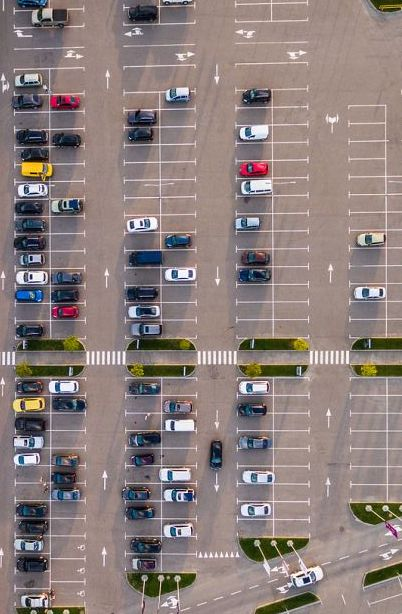
#> input picture test_images/test1.jpg, 402 x 614 px; its folder holds only this picture in this run
$ python identifyps.py
#> lines starting #> are read from the running program, lines starting #| are printed output that depends on the picture; after the words box and inside, x2 and y2 are one past the last pixel; in counts of white or black regions, pixels touching at a corner belong together
#[AUTHOR: RAHUL MEHTA]
#[ALPHA VERSION: JUNE 1, 2020]
#[ACKNOWLEDGEMENTS:]
    #[UNDERLYING FRAMEWORK PROVIDED BY PRIYA DWIVEDI]
    #[HER CORRESPONDING ARTICLE: https://towardsdatascience.com/find-where-to-park-in-real-time-using-opencv-and-tensorflow-4307a4c3da03]
#-----------------------------------------

#[PACKAGE IMPORTS]
from __future__ import division
import matplotlib.pyplot as plt
import cv2
import os, glob
import numpy as np
import pickle
import operator

#[PRE-PROCESSING DIRECTIVES]
cwd = os.getcwd()

#[HELPER FUNCTION TO DISPLAY IMAGES BEFORE/AFTER PROCESSING]
def show_images(images, cmap = None):
    cols = 2
    rows = (len(images)+1)
    plt.figure(figsize=(15,12))
    for i, image in enumerate(images):
            plt.subplot(rows, cols, i+1)
            cmap = 'gray' if len(image.shape)==2 else cmap
            plt.imshow(image, cmap=cmap)
            plt.xticks([])
            plt.yticks([])
    plt.tight_layout(pad=0, h_pad=0, w_pad=0)
    plt.show()
test_images = [plt.imread(path) for path in glob.glob('test_images/*.jpg')]
#> test_images = 1 item
show_images(test_images)
#> in show_images, `rows = (len(images)+1)`: rows = 2
#> the loop in show_images, `for i, image in enumerate(images):` made 1 pass

#[GENERAL COMMENT: OPENCV LIBRARY USED TO SOLVE IMAGE PROCESSING ISSUES]
#[SPECIFICS: IMAGE MASKING USED TO EMPHASIZE IMAGE CONTRAST FOR LATER DATA PROCESSING]
def select_rgb(image):
    lower = np.uint8([120,120,120])
    upper = np.uint8([255,255,255])
    white_mask = cv2.inRange(image, lower, upper)
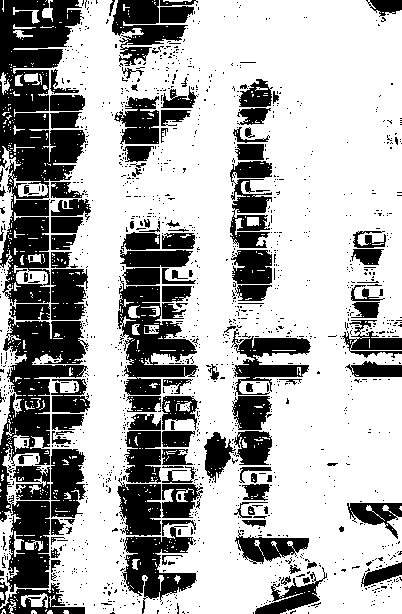
#> white_mask: shape (614, 402); 67.3% white; 1386 black regions (1254 under 20 px), largest, box (x1, y1, x2, y2) and area: (0, 0, 86, 305) 13700, (0, 318, 89, 592) 9700, (118, 276, 198, 395) 4472
#> image is the input picture: shape (614, 402, 3); mean R, G, B 139.9, 126.6, 124.1
    lower = np.uint8([190,190,0])
    upper = np.uint8([255,255,255])
    yellow_mask = cv2.inRange(image, lower, upper)
#> yellow_mask: shape (614, 402); 4.9% white; 941 white regions (789 under 20 px), largest, box (x1, y1, x2, y2) and area: (291, 547, 323, 586) 310, (355, 283, 402, 336) 271, (160, 468, 190, 481) 248
    mask = cv2.bitwise_or(white_mask, yellow_mask)
#> mask: shape (614, 402); 67.4% white; 1386 black regions (1253 under 20 px), largest, box (x1, y1, x2, y2) and area: (0, 0, 86, 305) 13496, (0, 318, 89, 592) 9629, (118, 276, 198, 395) 4472
    masked = cv2.bitwise_and(image, image, mask = mask)
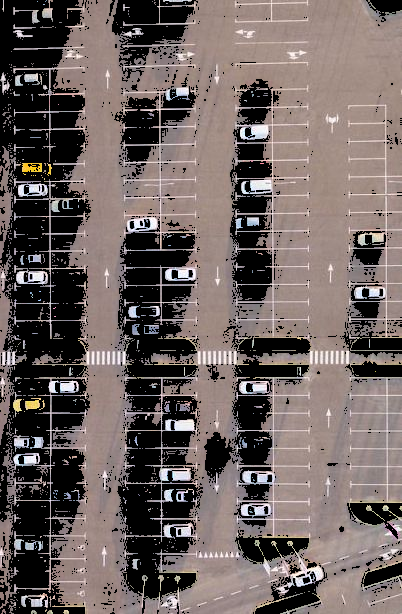
#> masked: shape (614, 402, 3); mean R, G, B 109.3, 98.1, 95.6
    return masked

white_yellow_images = list(map(select_rgb, test_images))
#> white_yellow_images = 1 item
show_images(white_yellow_images)
#> the loop in show_images (call 2), `for i, image in enumerate(images):` made 1 pass

def convert_gray_scale(image):
    return cv2.cvtColor(image, cv2.COLOR_RGB2GRAY)

gray_images = list(map(convert_gray_scale, white_yellow_images))
#> gray_images = 1 item
show_images(gray_images)

def detect_edges(image, low_threshold=50, high_threshold=200):
#> called with low_threshold = 50, high_threshold = 200
    return cv2.Canny(image, low_threshold, high_threshold)
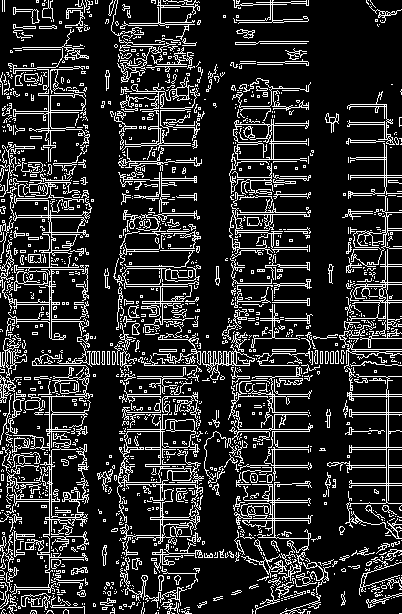
#> returned value: shape (614, 402); 16.7% white in thin lines or dots

edge_images = list(map(lambda image: detect_edges(image), gray_images))
#> edge_images = 1 item
show_images(edge_images)

#[OVERARCHING FUNCTION TO REMOVE EDGE/BACKGROUND NOISE]
def filter_region(image, vertices):
    mask = np.zeros_like(image)
    if (len(mask.shape) == 2):
        cv2.fillPoly(mask, vertices, 255)
    else:
        cv2.fillPoly(mask, vertices, (255,)*mask.shape[2])
    return cv2.bitwise_and(image, mask)

#[CREATING POLYGON FOR PARKING LOT]
def select_region(image):
     rows, cols = image.shape[:2]
#> rows = 614; cols = 402
     pt_1  = [cols*0.05, rows*0.90]
#> pt_1 = [20.1, 552.6]
     pt_2 = [cols*0.05, rows*0.70]
#> pt_2 = [20.1, 429.8]
     pt_3 = [cols*0.30, rows*0.55]
#> pt_3 = [120.6, 337.7]
     pt_4 = [cols*0.6, rows*0.15]
#> pt_4 = [241.2, 92.1]
     pt_5 = [cols*0.90, rows*0.15]
#> pt_5 = [361.8, 92.1]
     pt_6 = [cols*0.90, rows*0.90]
#> pt_6 = [361.8, 552.6]
     vertices = np.array([[pt_1, pt_2, pt_3, pt_4, pt_5, pt_6]], dtype=np.int32)
     return filter_region(image, vertices)
#> in filter_region, `cv2.fillPoly(mask, vertices, 255)`:
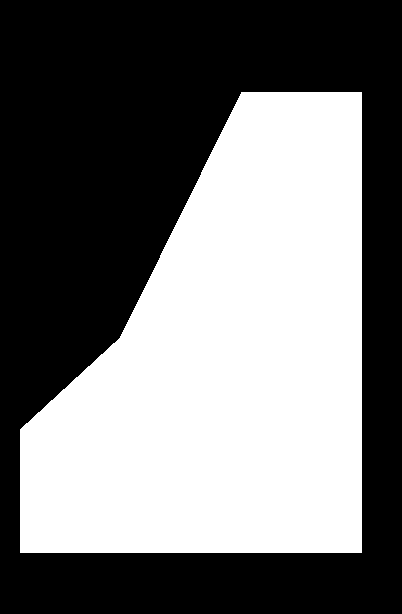
#> mask: shape (614, 402); 46% white; 1 white region, box (x1, y1, x2, y2) and area: (20, 92, 362, 553) 113633
#> in filter_region, `return cv2.bitwise_and(image, mask)`:
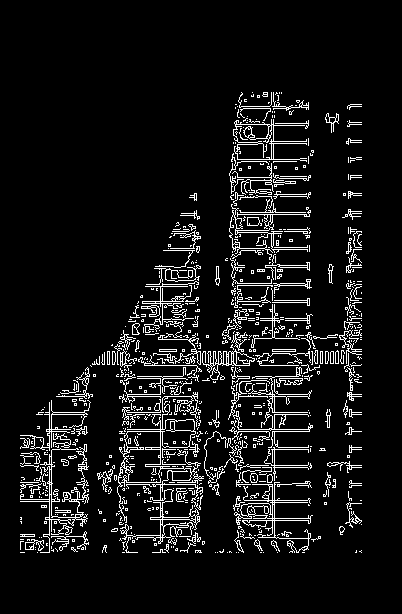
#> returned value: shape (614, 402); 7.7% white in thin lines or dots, all inside (x1, y1, x2, y2) = (20, 92, 362, 553)
roi_images = list(map(select_region, edge_images))
#> roi_images = 1 item
show_images(roi_images)

def hough_lines(image):
    return cv2.HoughLinesP(image, rho=0.1, theta=np.pi/10, threshold=15, minLineLength=9, maxLineGap=4)
list_of_lines = list(map(hough_lines, roi_images))
#> list_of_lines = 1 item

#[MAKE COPY OF IMAGE WITH LINES DRAWN]
def draw_lines(image, lines, color=[255, 0, 0], thickness=2, make_copy = True):
    if make_copy:
        image = np.copy(image)
    cleaned = []
    for line in lines:
        for x1,y1,x2,y2 in line:
            if abs(y2-y1) <=1 and abs(x2-x1) >=25 and abs(x2-x1) <= 55:
                cleaned.append((x1,y1,x2,y2))
                cv2.line(image, (x1, y1), (x2, y2), color, thickness)
    return image

line_images = []
for image, lines in zip(test_images, list_of_lines):
    line_images.append(draw_lines(image, lines))
#> this loop made 1 pass
#> after the loop, line_images = 1 item
show_images(line_images)
#> the loop in show_images (call 6), `for i, image in enumerate(images):` made 1 pass
#> in show_images (call 6), `plt.show()`:
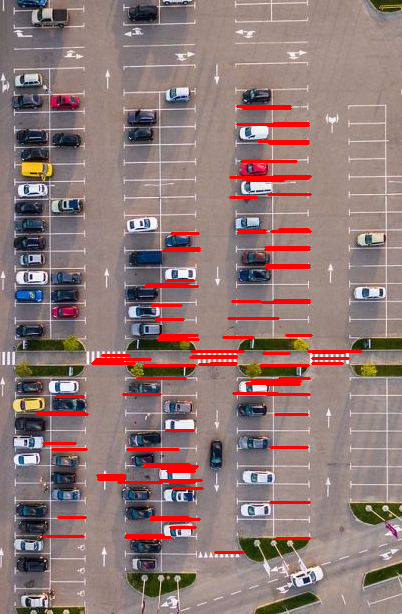
#> shown: shape (614, 402, 3); mean R, G, B 143.9, 121, 118.6

#[CREATE LIST OF LINES]
def identify_blocks(image, lines, make_copy=True):
    if make_copy:
        new_image = np.copy(image)
    cleaned = []
    for line in lines:
        for x1,y1,x2,y2 in line:
            if abs(y2-y1) <=1 and abs(x2-x1) >=25 and abs(x2-x1) <= 55:
                cleaned.append((x1,y1,x2,y2))
    list1 = sorted(cleaned, key=operator.itemgetter(0, 1))

    clusters = {}
    dIndex = 0
    clus_dist = 10

    for i in range(len(list1) - 1):
        distance = abs(list1[i+1][0] - list1[i][0])
        if distance <= clus_dist:
            if not dIndex in clusters.keys(): clusters[dIndex] = []
            clusters[dIndex].append(list1[i])
            clusters[dIndex].append(list1[i + 1])
        else:
            dIndex += 1

    rects = {}
    i = 0
    for key in clusters:
        all_list = clusters[key]
        cleaned = list(set(all_list))
        if len(cleaned) > 5:
            cleaned = sorted(cleaned, key=lambda tup: tup[1])
            avg_y1 = cleaned[0][1]
            avg_y2 = cleaned[-1][1]
            avg_x1 = 0
            avg_x2 = 0
            for tup in cleaned:
                avg_x1 += tup[0]
                avg_x2 += tup[2]
            avg_x1 = avg_x1/len(cleaned)
            avg_x2 = avg_x2/len(cleaned)
            rects[i] = (avg_x1, avg_y1, avg_x2, avg_y2)
            i += 1

    buff = 7
    for key in rects:
        tup_topLeft = (int(rects[key][0] - buff), int(rects[key][1]))
        tup_botRight = (int(rects[key][2] + buff), int(rects[key][3]))
        cv2.rectangle(new_image, tup_topLeft,tup_botRight,(0,255,0),3)
    return new_image, rects

rect_images = []
rect_coords = []
for image, lines in zip(test_images, list_of_lines):
    new_image, rects = identify_blocks(image, lines)
    rect_images.append(new_image)
    rect_coords.append(rects)
#> this loop made 1 pass
#> (clus_dist in identify_blocks, buff in identify_blocks) on pass 1: (10, 7)
#> after the loop, rect_coords = 1 item; rect_images = 1 item

show_images(rect_images)

#[DRAW PARKING]
def draw_parking(image, rects, make_copy = True, color=[255, 0, 0], thickness=2, save = True):
    if make_copy:
        new_image = np.copy(image)
    gap = 15.5
    spot_dict = {}
    tot_spots = 0
    adj_y1 = {0: 20, 1:-10, 2:0, 3:-11, 4:28, 5:5, 6:-15, 7:-15, 8:-10, 9:-30, 10:9, 11:-32}
    adj_y2 = {0: 30, 1: 50, 2:15, 3:10, 4:-15, 5:15, 6:15, 7:-20, 8:15, 9:15, 10:0, 11:30}
    adj_x1 = {0: -8, 1:-15, 2:-15, 3:-15, 4:-15, 5:-15, 6:-15, 7:-15, 8:-10, 9:-10, 10:-10, 11:0}
    adj_x2 = {0: 0, 1: 15, 2:15, 3:15, 4:15, 5:15, 6:15, 7:15, 8:10, 9:10, 10:10, 11:0}
    for key in rects:
        tup = rects[key]
        x1 = int(tup[0]+ adj_x1[key])
        x2 = int(tup[2]+ adj_x2[key])
        y1 = int(tup[1] + adj_y1[key])
        y2 = int(tup[3] + adj_y2[key])
        cv2.rectangle(new_image, (x1, y1),(x2,y2),(0,255,0),2)
        num_splits = int(abs(y2-y1)//gap)
        for i in range(0, num_splits+1):
            y = int(y1 + i*gap)
            cv2.line(new_image, (x1, y), (x2, y), color, thickness)
        if key > 0 and key < len(rects) -1 :
            x = int((x1 + x2)/2)
            cv2.line(new_image, (x, y1), (x, y2), color, thickness)
        if key == 0 or key == (len(rects) -1):
            tot_spots += num_splits +1
        else:
            tot_spots += 2*(num_splits +1)
        if key == 0 or key == (len(rects) -1):
            for i in range(0, num_splits+1):
                cur_len = len(spot_dict)
                y = int(y1 + i*gap)
                spot_dict[(x1, y, x2, y+gap)] = cur_len +1
        else:
            for i in range(0, num_splits+1):
                cur_len = len(spot_dict)
                y = int(y1 + i*gap)
                x = int((x1 + x2)/2)
                spot_dict[(x1, y, x, y+gap)] = cur_len +1
                spot_dict[(x, y, x2, y+gap)] = cur_len +2
    if save:
        filename = 'with_parking.jpg'
        cv2.imwrite(filename, new_image)
    return new_image, spot_dict

delineated = []
spot_pos = []
for image, rects in zip(test_images, rect_coords):
    new_image, spot_dict = draw_parking(image, rects)
    delineated.append(new_image)
    spot_pos.append(spot_dict)
#> this loop made 1 pass
#> (gap in draw_parking, filename in draw_parking) on pass 1: (15.5, 'with_parking.jpg')
#> pass 1, in draw_parking, `cv2.imwrite(filename, new_image)`:
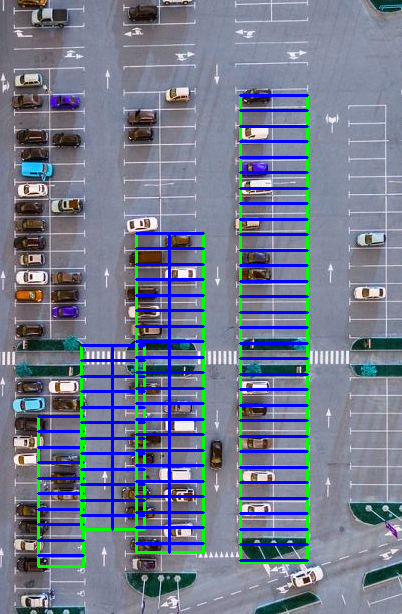
#> saved as with_parking.jpg: shape (614, 402, 3); mean B, G, R 144.4, 122.3, 113.5
#> after the loop, delineated = 1 item; spot_pos = 1 item

show_images(delineated)
#> (the run stopped early here; a loop or call above may not have finished)

$ run again, on test_images/test2.jpg
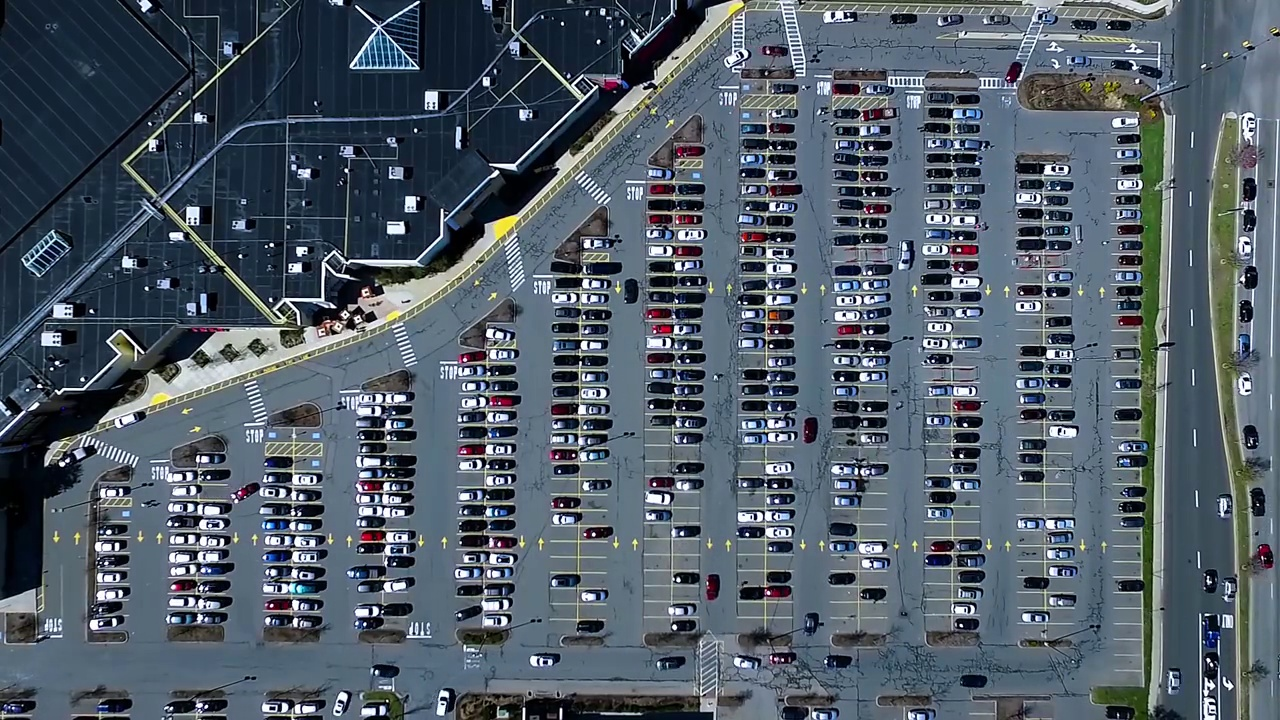
#> input picture test_images/test2.jpg, 1280 x 720 px
#> test_images = 1 item
#> in show_images, `rows = (len(images)+1)`: rows = 2
#> the loop in show_images, `for i, image in enumerate(images):` made 1 pass
#> in select_rgb, `white_mask = cv2.inRange(image, lower, upper)`:
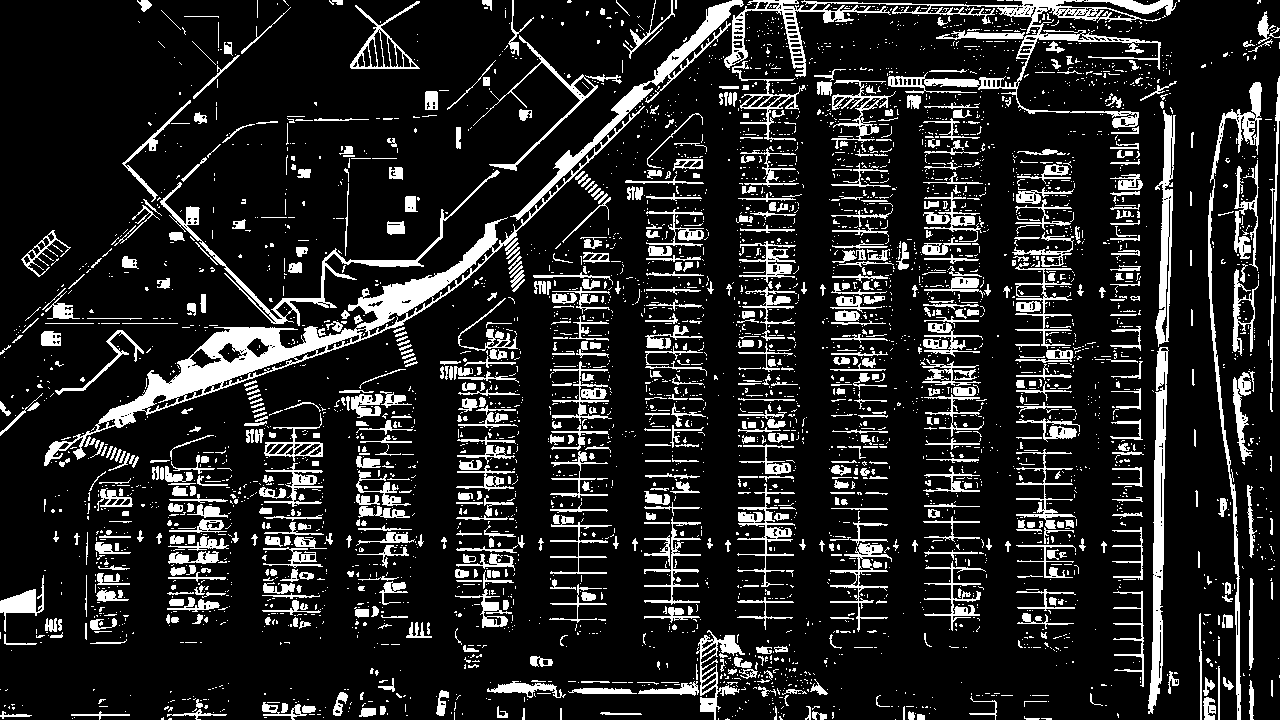
#> white_mask: shape (720, 1280); 14.7% white; 4333 white regions (3525 under 20 px), largest, box (x1, y1, x2, y2) and area: (44, 0, 744, 466) 14951, (724, 0, 1177, 128) 7070, (1148, 347, 1169, 714) 3422
#> in select_rgb, image is the input picture: shape (720, 1280, 3); mean R, G, B 81.2, 92.8, 104
#> yellow_mask: shape (720, 1280); 5.3% white; 2976 white regions (2434 under 20 px), largest, box (x1, y1, x2, y2) and area: (99, 327, 362, 428) 3449, (363, 85, 652, 331) 2960, (652, 0, 744, 85) 760
#> white_yellow_images = 1 item
#> the loop in show_images (call 2), `for i, image in enumerate(images):` made 1 pass
#> the loop `for image, lines in zip(test_images, list_of_lines):` made 1 pass
#> the loop `for image, lines in zip(test_images, list_of_lines):` made 1 pass
#> the loop `for image, rects in zip(test_images, rect_coords):` made 1 pass
#> (gap in draw_parking, filename in draw_parking) on pass 1: (15.5, 'with_parking.jpg')
#> pass 1, in draw_parking, `cv2.imwrite(filename, new_image)`:
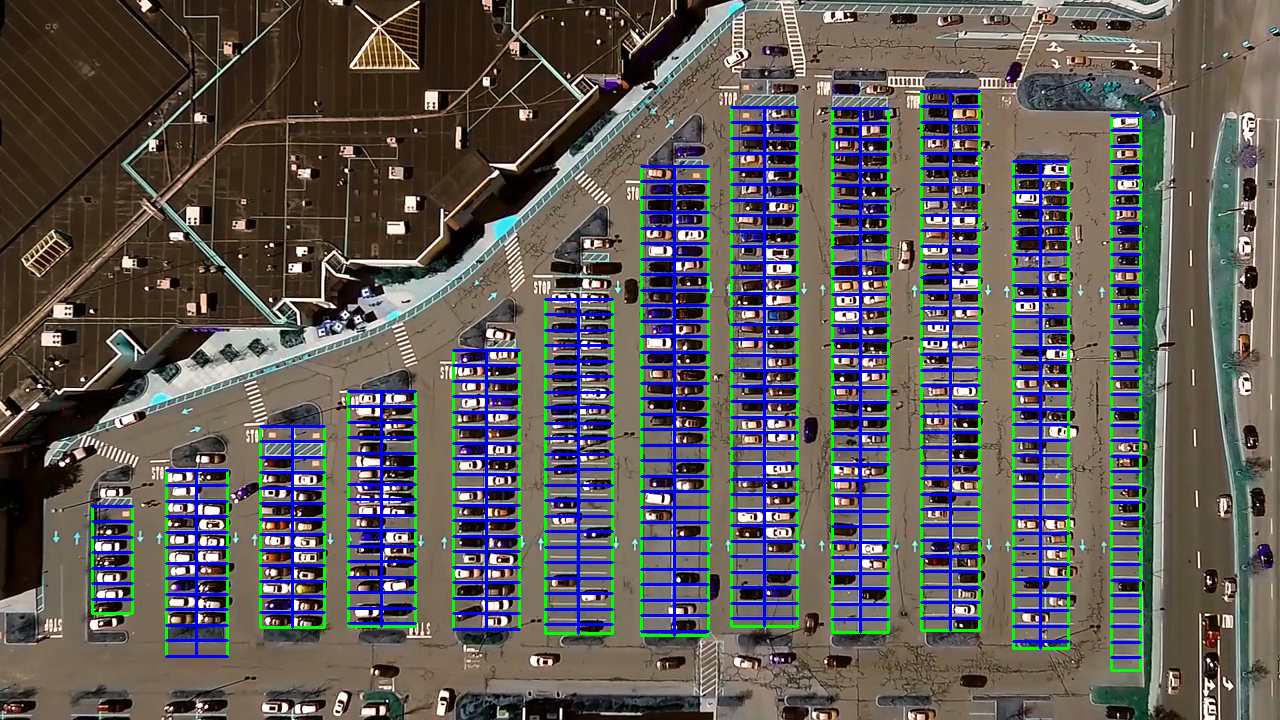
#> saved as with_parking.jpg: shape (720, 1280, 3); mean B, G, R 89.2, 89.8, 93.4
